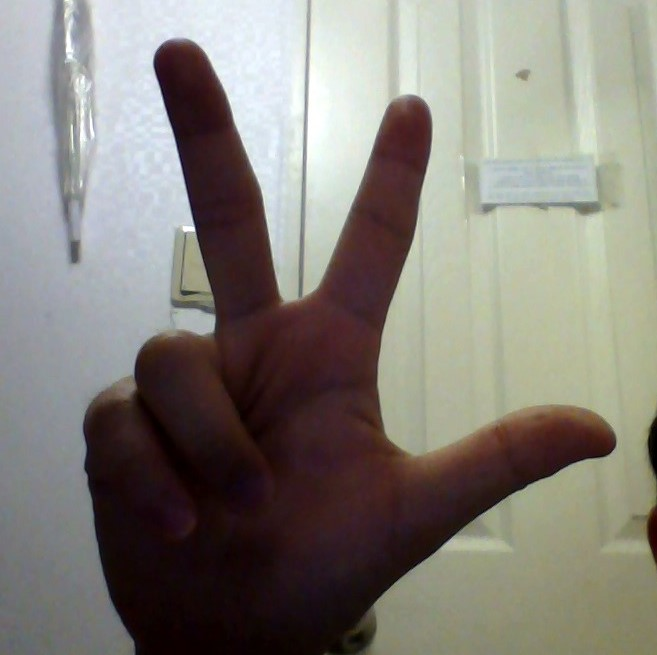
#> input picture samples/3.jpg, 657 x 655 px
$ jupyter execute --allow-errors prototype.ipynb   (text cells are left out)
#> lines starting #> are read from the running program, lines starting #| are printed output that depends on the picture
[cell 1]
import cv2
import numpy as np
import random

[cell 2]
img = cv2.imread('samples/3.jpg')
#> img is the input picture: shape (655, 657, 3); mean B, G, R 121.9, 129.2, 133.2
cv2.imshow('test', img)
cv2.waitKey(0)
cv2.destroyAllWindows()

[cell 3]
palm = cv2.imread('samples/palm.jpg', cv2.IMREAD_GRAYSCALE)
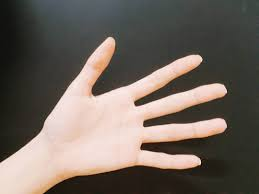
#> input picture samples/palm.jpg, 259 x 194 px
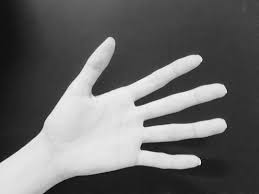
#> palm: shape (194, 259); min 0, max 255, mean 103.6
arrow = cv2.imread('samples/arrow.jpg', cv2.IMREAD_GRAYSCALE)
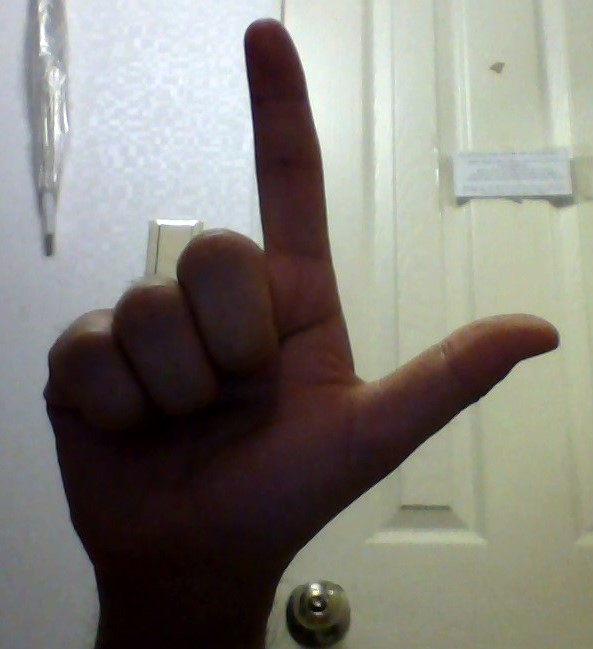
#> input picture samples/arrow.jpg, 593 x 649 px
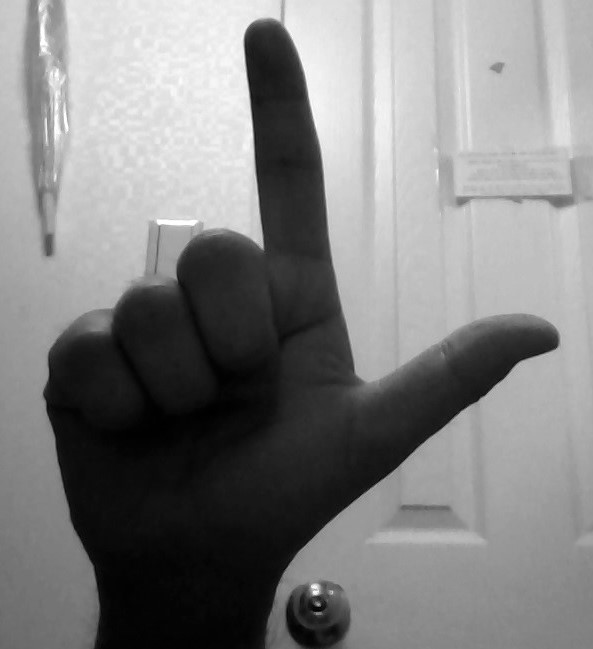
#> arrow: shape (649, 593); min 0, max 255, mean 129.1
one = cv2.imread('samples/one.jpg', cv2.IMREAD_GRAYSCALE)

#> (a cell that did not finish here is left out)

[cell 5]
resized = cv2.resize(img, (360, 400), interpolation = cv2.INTER_AREA)
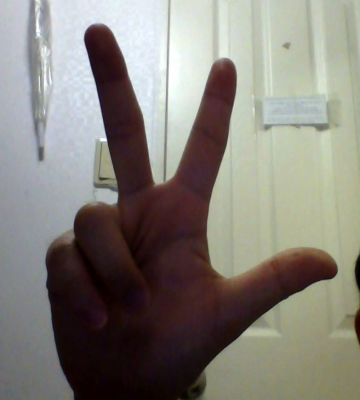
#> resized: shape (400, 360, 3); mean B, G, R 121.9, 129.2, 133.2
cv2.imshow('test', resized)
#cv2.imwrite('samples/store.jpg', resized)
cv2.waitKey(0)
cv2.destroyAllWindows()

[cell 6]
kernel = np.ones((3, 3), np.uint8)
eroded = cv2.erode(resized, kernel, iterations = 3)
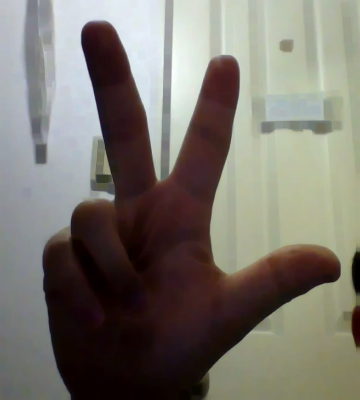
#> eroded: shape (400, 360, 3); mean B, G, R 109.5, 117.6, 121.9
cv2.imshow('test', resized)
cv2.imshow('test2', eroded)

cv2.waitKey(0)
cv2.destroyAllWindows()

[cell 7]
cap = cv2.VideoCapture(0)

cap.set(3,100)
cap.set(4,200)

while(True):
    # ret : frame capture결과(boolean)
    # frame : Capture한 frame
    ret, frame = cap.read()
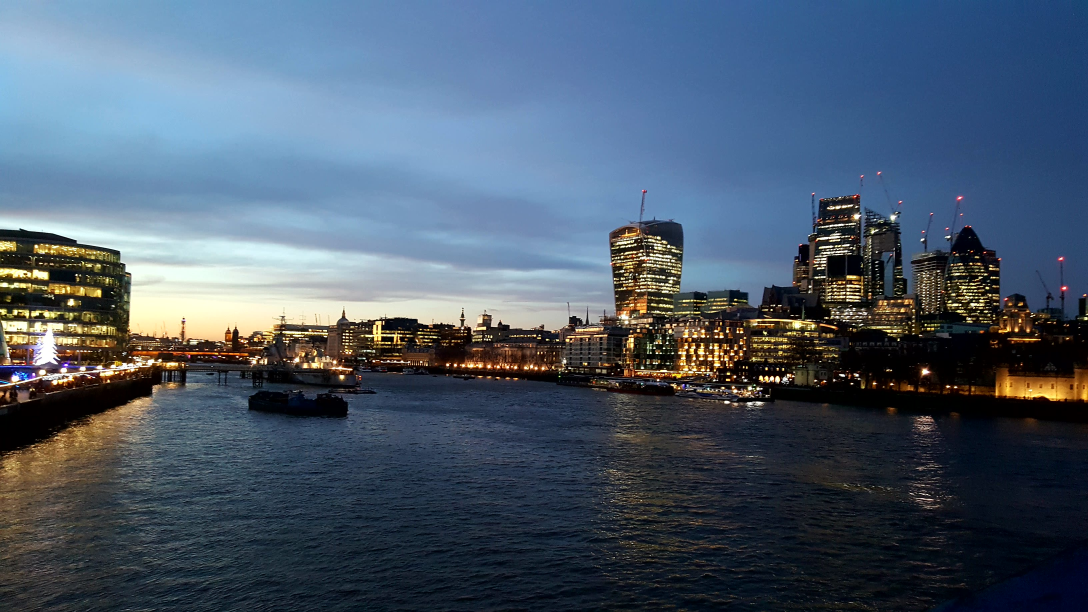
#> input picture back_london.jpg, 3264 x 1836 px, given in place of the camera (shown at 1/3 size)
#> frame is the input picture: shape (1836, 3264, 3); mean B, G, R 107.5, 90.3, 74.9

    if (ret):
        # image를 Grayscale로 Convert함.
        gray = cv2.cvtColor(frame, cv2.COLOR_BGR2GRAY)
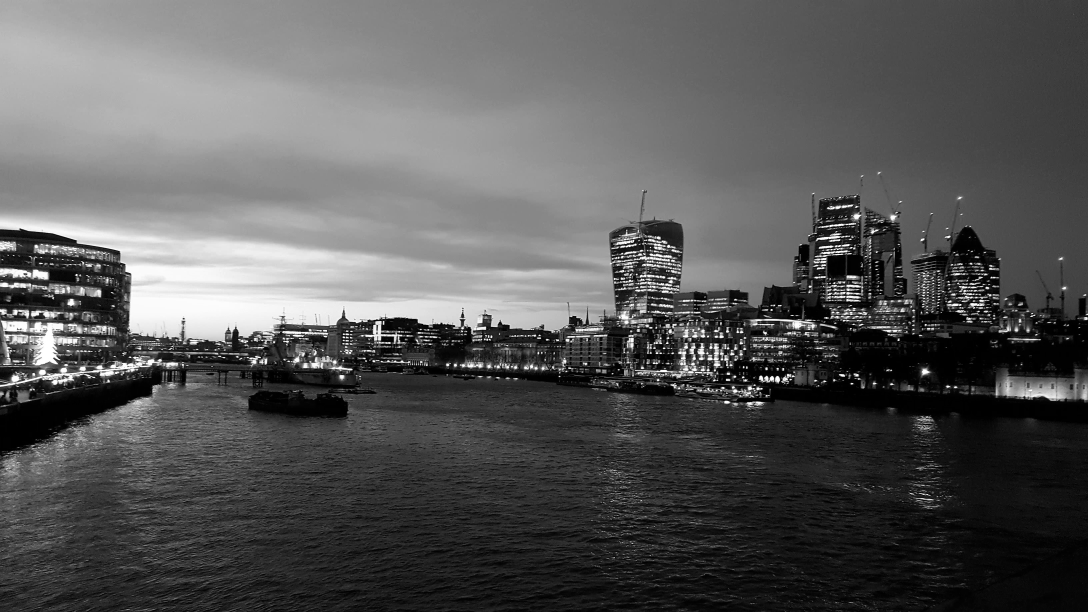
#> gray: shape (1836, 3264) (shown at 1/3 size); min 0, max 255, mean 87.7

        cv2.imshow('frame', gray)
        if cv2.waitKey(1) & 0xFF == ord('q'):
#> (key q is pressed here)
            break

cap.release()
cv2.destroyAllWindows()
